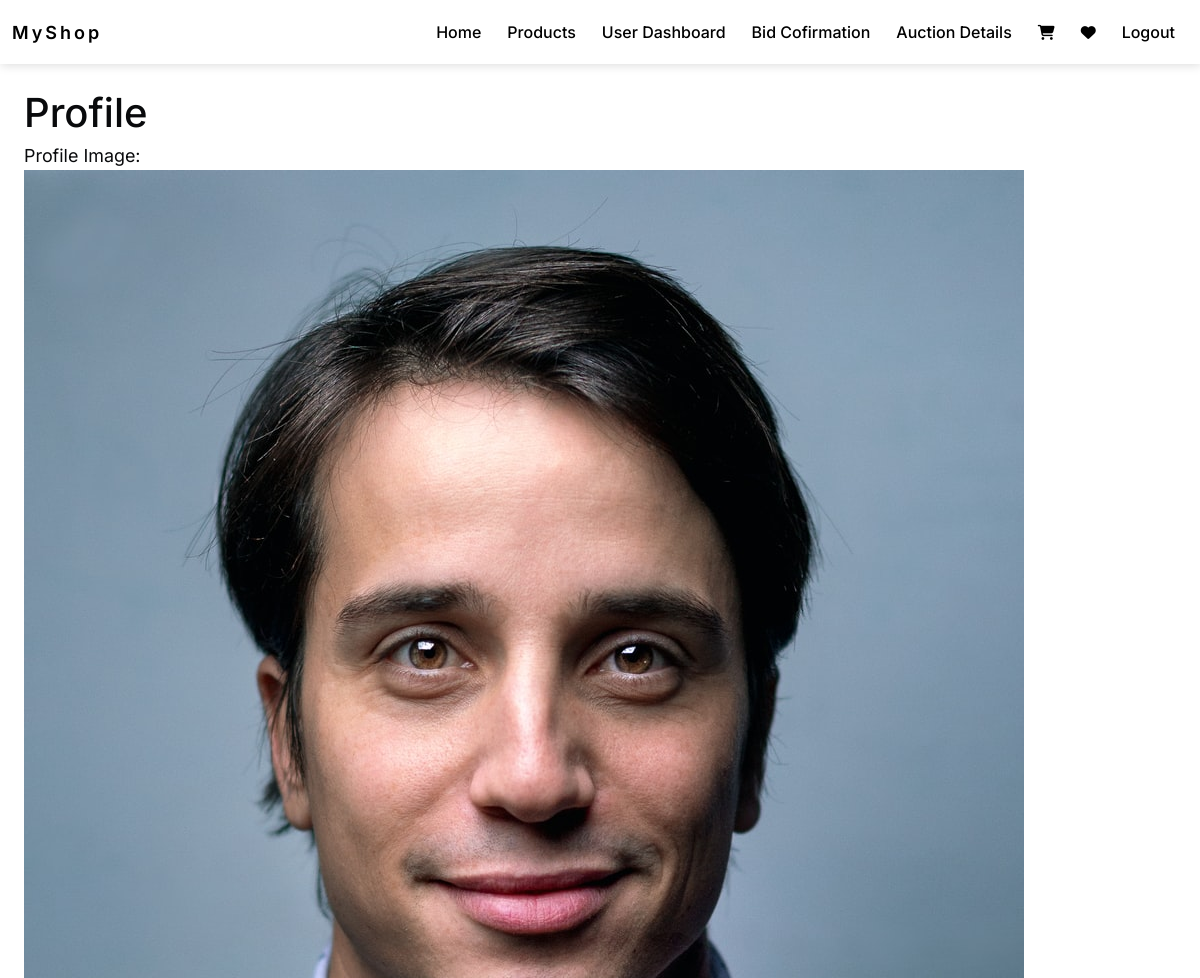
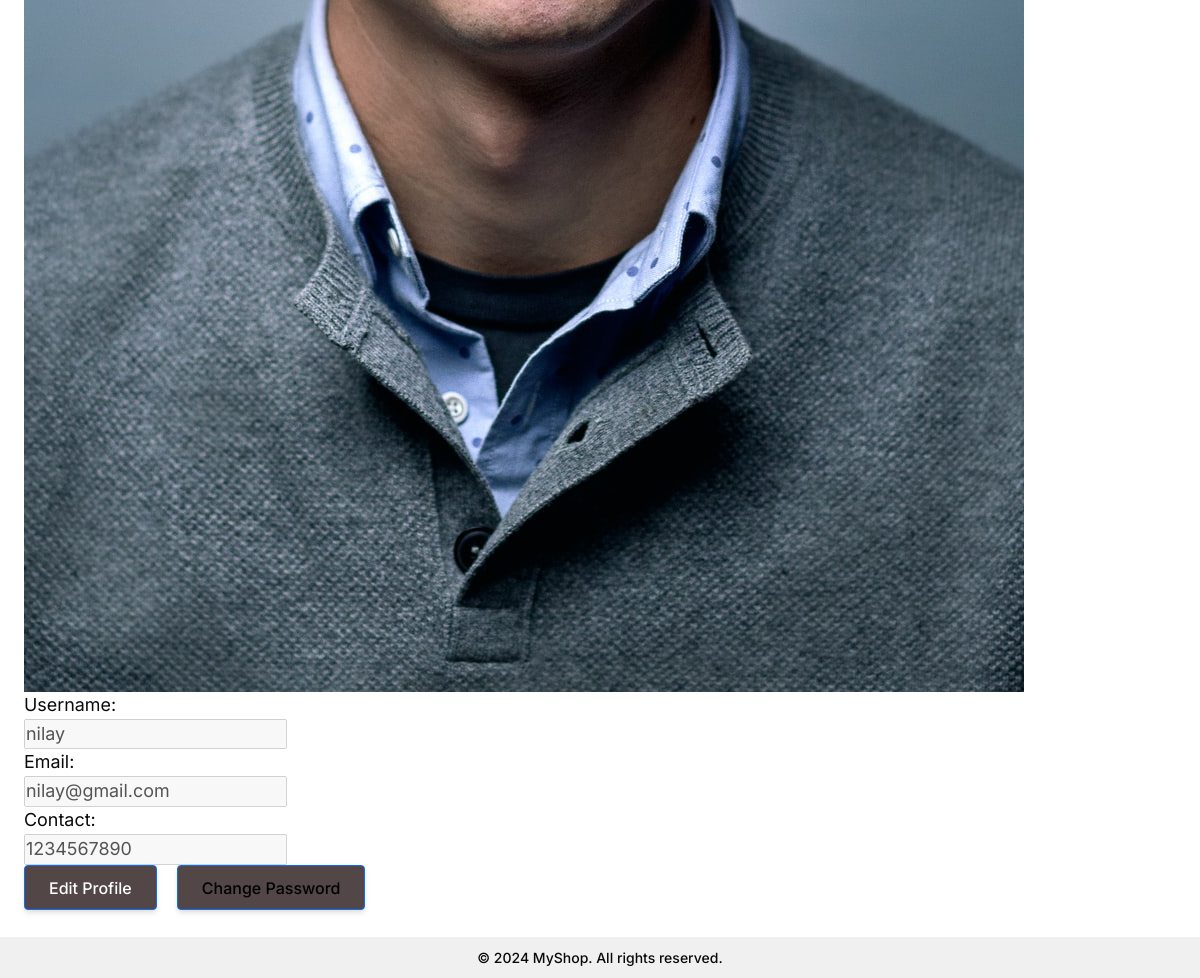
The app's page /bids/profile/ (signed in) with its own data (2 pictures, top to bottom).
### users/models.py (models this page shows, shortened)
class CustomUser(models.Model):
    username = models.CharField(max_length=100, unique=True)
    email = models.EmailField(unique=True)
    password = models.CharField(max_length=255)
    contact = models.CharField(max_length=10, unique=True)
    image = models.ImageField(upload_to='media/profile_images/', blank=True, null=True)

### bids/views.py (the view, shortened to what this page needs)
# urls.py: path('profile/', views.profile, name='profile'),
def profile(request):
    user_id = request.session.get('user_id')
    if not user_id:
        messages.error(request, 'You need to log in first.')
        return redirect('users:login')
    user = get_object_or_404(CustomUser, id=user_id)
    return render(request, 'profile.html', {'user': user})

### bids/templates/profile.html (shortened to what this page needs)
{% extends 'base.html' %}
{% block content %}
<br>
<div class="container profile-container">
    <h1>Profile</h1>
    <form id="profile-form" method="post" enctype="multipart/form-data" class="form">
        <div class="form-group">
            <label for="image">Profile Image:</label><br>
            {% if user.image %}
            <img src="{{ user.image.url }}" alt="Profile Image" class="profile-image"><br>
            {% endif %}
        </div>
        <div class="form-group">
            <label for="username">Username:</label><br>
            <input type="text" id="username" name="username" value="{{ user.username }}" disabled>
        </div>
        <div class="form-group">
            <label for="email">Email:</label><br>
            <input type="email" id="email" name="email" value="{{ user.email }}" disabled>
        </div>
        <div class="form-group">
            <label for="contact">Contact:</label><br>
            <input type="tel" id="contact" name="contact" pattern="\d{10}" title="Please enter a 10-digit phone number."
                   value="{{ user.contact }}" disabled>
        </div>
        <button type="button" id="edit-button" class="btn btn-primary" onclick="enableEditing()">Edit Profile</button>&nbsp;
        <a href="{% url 'bids:change_password' %}" class="btn btn-primary"
            style="text-decoration:none;color:black;text-align:center">Change Password</a>
    </form>
</div>
<br>
{% endblock %}

### static/css/style.css (style rules this page uses)
body { margin: 0; padding: 0; box-sizing: border-box; font-family: "Poppins", sans-serif; }

### static/css/ProductDetails.css (style rules this page uses)
:root { --color-white-100: hsl(205, 5%, 100%); --color-white-200: hsl(205, 5%, 90%); --color-white-300: hsl(205, 5%, 80%); --color-white-400: hsl(205, 5%, 65%); --color-white-500: hsl(205, 5%, 50%); --color-black-100: hsl(210, 15%, 12%); --color-black-200: hsl(210, 15%, 10%); --color-black-300: hsl(210, 15%, 8%); --color-black-400: hsl(210, 15%, 6%); --color-black-500: hsl(210, 15%, 4%); --color-brown-100: hsl(355, 8%, 70%); --color-brown-200: hsl(355, 8%, 60%); --color-brown-300: hsl(355, 8%, 50%); --color-brown-400: hsl(355, 8%, 40%); --color-brown-500: hsl(355, 8%, 30%); --display-small: clamp(1.71rem, calc(0.39vw + 1.64rem), 1.95rem); --display-base: clamp(2.06rem, calc(0.47vw + 1.96rem), 2.34rem); --display-medium: clamp(2.47rem, calc(0.56vw + 2.36rem), 2.9rem); --display-large: clamp(2.97rem, calc(0.68vw + 2.83rem), 3.37rem); --display-extra: clamp(3.57rem, calc(0.81vw + 3.39rem), 4.05rem); --text-tiny: clamp(0.84rem, calc(0.12vw + 0.8rem), 0.89rem); --text-small: clamp(0.93rem, calc(0.13vw + 0.91rem), 1rem); --text-base: clamp(1.05rem, calc(0.15vw + 1.01rem), 1.12rem); --text-medium: clamp(1.18rem, calc(0.17vw + 1.14rem), 1.26rem); --text-large: clamp(1.32rem, calc(0.19vw + 1.28rem), 1.41rem); --shadow-small: 0 1px 3px 0 rgba(0, 0, 0, 0.1), 0 1px 2px 0 rgba(0, 0, 0, 0.06); --shadow-medium: 0 4px 6px -1px rgba(0, 0, 0, 0.1), 0 2px 4px -1px rgba(0, 0, 0, 0.06); --shadow-large: 0 10px 15px -3px rgba(0, 0, 0, 0.1), 0 4px 6px -2px rgba(0, 0, 0, 0.05); }
*, *::before, *::after { padding: 0; margin: 0; box-sizing: border-box; list-style: none; list-style-type: none; text-decoration: none; -webkit-font-smoothing: antialiased; -moz-osx-font-smoothing: grayscale; text-rendering: optimizeLegibility; }
html { font-size: 100%; box-sizing: inherit; scroll-behavior: smooth; height: -webkit-fill-available; }
body { font-family: "Inter", system-ui, ui-sans-serif, sans-serif; font-size: var(--text-base); font-weight: normal; line-height: 1.5; color: var(--color-black-500); background-color: var(--color-white-100); }
a, button { cursor: pointer; -webkit-user-select: none; -moz-user-select: none; -ms-user-select: none; user-select: none; white-space: nowrap; border: none; outline: none; background: none; }
h1, h2, h3, h4, h5 { line-height: 1.1; text-wrap: balance; word-wrap: break-word; }
img, svg, picture { font-style: italic; max-width: 100%; height: auto; -o-object-fit: cover; object-fit: cover; shape-margin: 1rem; vertical-align: middle; image-rendering: -webkit-optimize-contrast; image-rendering: -moz-crisp-edges; image-rendering: crisp-edges; }
.container { max-width: 75rem; height: auto; margin-inline: auto; padding-inline: 1.5rem; }
.btn { display: inline-flex; font-family: inherit; font-size: 1rem; font-weight: 500; line-height: 1.5; padding-block: 0.6rem; padding-inline: 1.5rem; align-items: center; justify-content: center; vertical-align: baseline; -moz-column-gap: 0.25rem; column-gap: 0.25rem; white-space: nowrap; border-radius: 0.25rem; transition: all 0.2s ease; }
.btn-primary { color: var(--color-white-100); background-color: var(--color-brown-500); box-shadow: var(--shadow-medium); }

### records on screen
CustomUser: image (picture), username "nilay", email "nilay@gmail.com", contact "1234567890"
